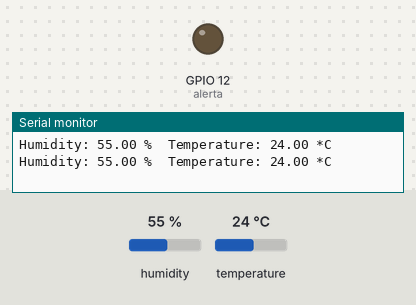
Simulated run of this sketch. Board: ESP32. Shown: output pins drawn as LEDs (lit = HIGH), the last lines printed to the serial monitor. The test bench sets the inputs (shaded band); at power-on: humidity 55 %, temperature 24 °C. Nothing arrives over Bluetooth unless stated.

Above: at 5.8 s.
5.9 s: humidity set to 58 %
11.9 s: humidity set to 61 %
At 16.3 s:
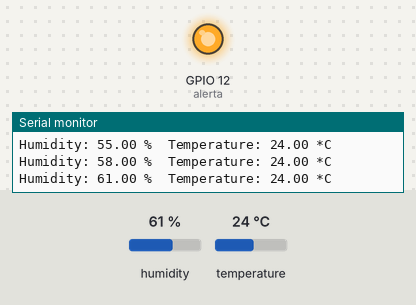
17.9 s: humidity set to 22 %
At 21.0 s:
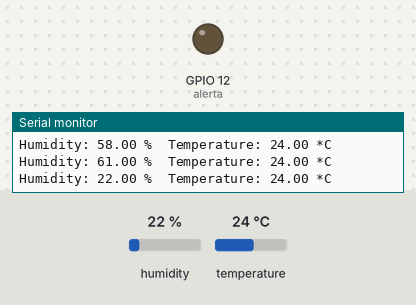
23.9 s: humidity set to 68 %
At 25.7 s:
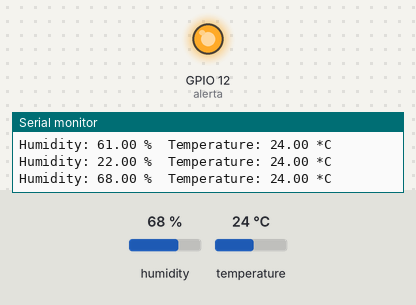
Timing chart, 0 to 27.2 s (numbered marks = the images above; inputs shaded):
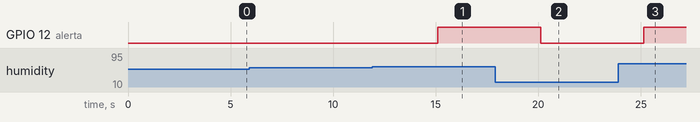

Measured:
- the behaviour switches between 59 and 60 % on humidity (found by bisection; images 0 and 1)
- after the input at 11.9 s, GPIO 12 (alerta): LOW → HIGH after 3.2 s
- after the input at 17.9 s, GPIO 12 (alerta): HIGH → LOW after 2.2 s
- after the input at 23.9 s, GPIO 12 (alerta): LOW → HIGH after 1.2 s

The sketch:

SensorBT.ino
```cpp
#include "BluetoothSerial.h"
#include "DHT.h"
#define DHTTYPE DHT11   // DHT 11

#if !defined(CONFIG_BT_ENABLED) || !defined(CONFIG_BLUEDROID_ENABLED)
#error Bluetooth is not enabled! Please run `make menuconfig` to and enable it
#endif

BluetoothSerial SerialBT;

const int DHTPin = 25;
DHT dht(DHTPin, DHTTYPE);

int alerta = 12;
String Mensaje;

void setup()
{
  Serial.begin(9600);
  SerialBT.begin("ESP32test");
  SerialBT.println("Conexion exitosa");
  pinMode(alerta,OUTPUT);
  dht.begin();
}

void loop()
{
  /// LECTURA DE VARIABLES DEL SENSOR DHT 11
  float h = dht.readHumidity();
  float t = dht.readTemperature();
  if (isnan(h) || isnan(t))
  {
    Serial.println("Failed to read from DHT sensor!");
    return;
  }

  ///COMUNICACION SERIAL BLUETOOTH

  if (SerialBT.available()) {
     Mensaje = SerialBT.readString();
    if (Mensaje == "ON") {
      digitalWrite(alerta, HIGH);
      SerialBT.println("Sensor Prendido\n\n");
    }
    else if (Mensaje == "OFF") {
      digitalWrite(alerta, LOW);
      SerialBT.println("Sensor Apagado\n\n");
    }
  }

  ///ALERTAS

  if (h >= 60)
  {
    digitalWrite(alerta,HIGH);
    SerialBT.println("ALERTA: DEMASIADA HUMEDAD\n");
  }
  else if(t >= 60)
  {
   digitalWrite(alerta,HIGH);
   SerialBT.println("ALERTA: TEMPERATURA ALTA\n");
  }
  else
  {
    digitalWrite(alerta,LOW);
    SerialBT.println("TODO BIEN...\n");
  }

  //MOSTRAR LOS DATOS EN LOS 2 MONITORES SERIALES

    Serial.print("Humidity: ");
    Serial.print(h);
    Serial.print(" %\t");
    Serial.print("Temperature: ");
    Serial.print(t);
    Serial.print(" *C ");
    Serial.print("\n");

    SerialBT.print("Humedad: ");
    SerialBT.print(h);
    SerialBT.print("%\n");
    SerialBT.print("Temperatura: ");
    SerialBT.print(t);
    SerialBT.println("*C\n\n");
    delay(5000);
}
```
